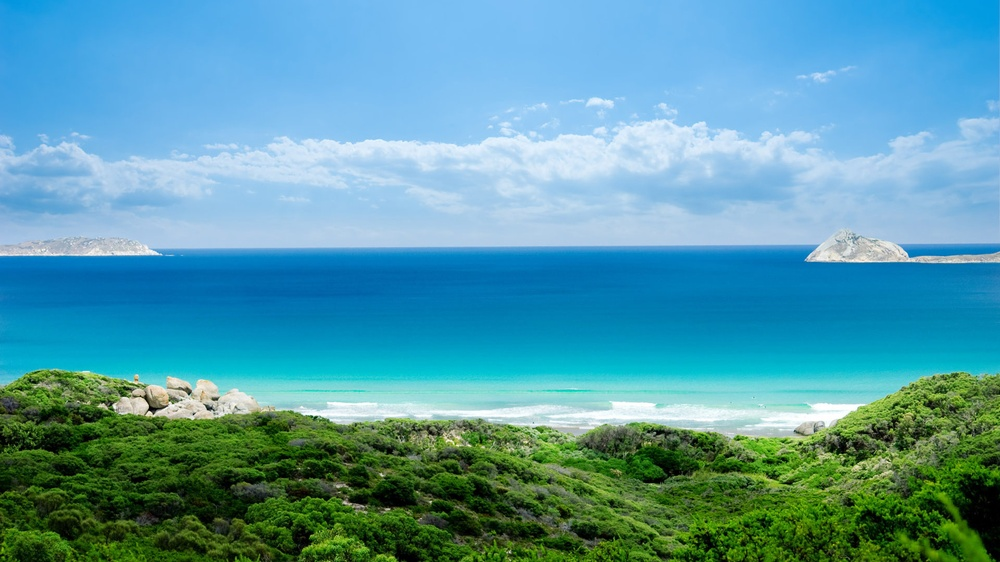
#> input picture PCA/pct.jpg, 1000 x 562 px, shrunk from 1920 x 1080 before the run
$ jupyter execute PCA.ipynb
#> lines starting #> are read from the running program, lines starting #| are printed output that depends on the picture
[cell 1]
import numpy as np
from matplotlib import pyplot as plt

[cell 2]
def normalize(X):

    num = X.shape[1]

    NormParams = np.zeros((2, num))
    NormParams[0] = X.mean(axis=0)
    NormParams[1] = X.std(axis=0, ddof=1)

    X = (X - NormParams[0]) / NormParams[1]

    return X, NormParams

[cell 3]
def transform(X, accuracity=0.95):

    cov = np.dot(X.T, X) / (len(X) - 1)

    e_val, e_vect = np.linalg.eig(cov)

    e_val = np.absolute(e_val)

    ind = np.argsort(-e_val)
    e_val = e_val[ind]

    e_vect = e_vect[:, ind]
    e_vect = e_vect.astype(float)

    weight = e_val / sum(e_val)
    cum_weight = np.cumsum(weight)

    n_components = len(np.argwhere(cum_weight < accuracity)) + 1

    e_vect_reduced = e_vect[:, :n_components]
    new_X = np.dot(X, e_vect_reduced)
    return new_X, e_vect_reduced

[cell 4]
def restore(X_reduced, evect_reduced, norm_params):

    restored = np.dot(X_reduced, evect_reduced.T)
    restored = (restored * norm_params[1] ) + norm_params[0]
    return restored

## All processing

### Simple data

[cell 5]
points = 10
X = np.zeros((points,2))
x = np.arange(1,points+1)
y = 4 * x *x + np.random.randn(points)*2
X[:,1] = y
X[:,0] = x

[cell 6]
# normalization
X_norm, norm_params = normalize(np.copy(X))

# dimension reduction
X_reduced, evect_reduced = transform(X_norm, 0.9)
# restoring dimensions
restored_X = restore(X_reduced, evect_reduced,norm_params )

### Visualization

[cell 7]
plt.figure()
plt.scatter(X[:, 0], X[:, 1], color='c', label='Initial')
plt.scatter(restored_X[:, 0], restored_X[:, 1], color='y', label='Restored')
plt.legend(loc='best')
plt.xlabel('x')
plt.ylabel('y')
plt.show()
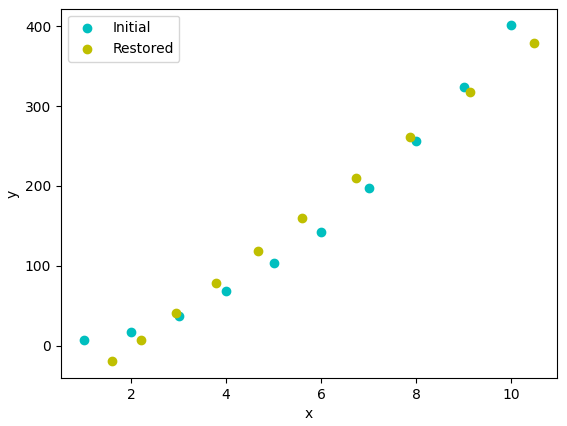
#> figure drawn by matplotlib, 1 panel

## Try use PCA on image

[cell 8]
from PIL import Image
accuracity = 0.99

# read image
img = Image.open('pct.jpg')
#> img is the input picture: PIL image 1000x562 RGB; mean R, G, B 85, 153.8, 167.4

# create numpy array
img_RGB = (np.copy(np.asarray(img))).astype(float)

X_restored_img = np.zeros(img_RGB.shape)

for i in range(img_RGB.shape[2]):

    img_X = img_RGB[:,:,i]
    # normalization
    X_norm_img, norm_params = normalize(img_X)

    # dimension reduction
    X_reduced_img, evect_reduced = transform(X_norm_img, accuracity)

    # dimension restoring
    X_restored_img[:,:,i] = restore(X_reduced_img, evect_reduced, norm_params)
#> this loop made 3 passes
#> n_components in transform on passes 1 to 3: 83, 96, 28
#> pass 1, `img_X = img_RGB[:,:,i]`:
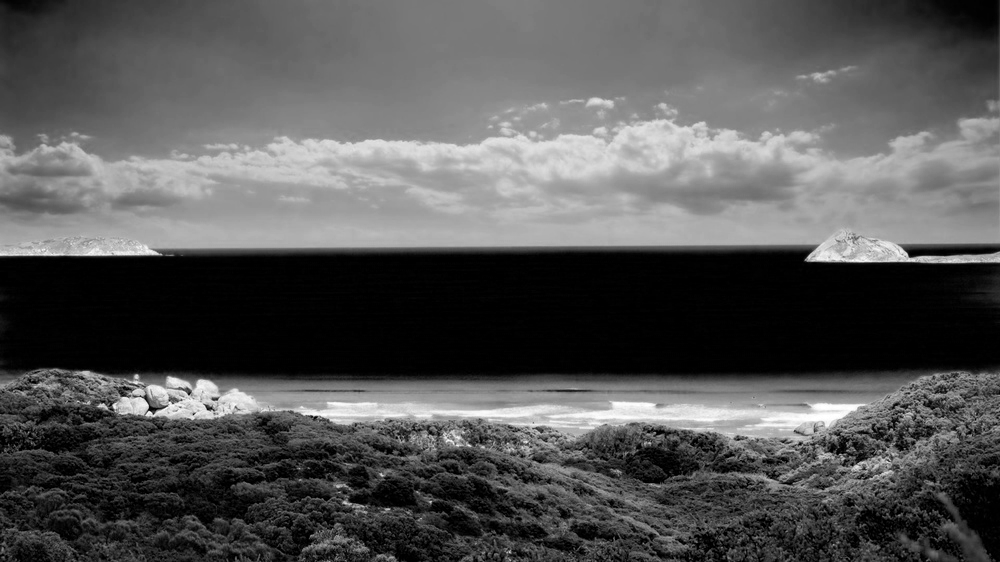
#> img_X: shape (562, 1000) float64; min 0, max 255, mean 85
#> pass 1, in normalize (call 2), `X = (X - NormParams[0]) / NormParams[1]`:
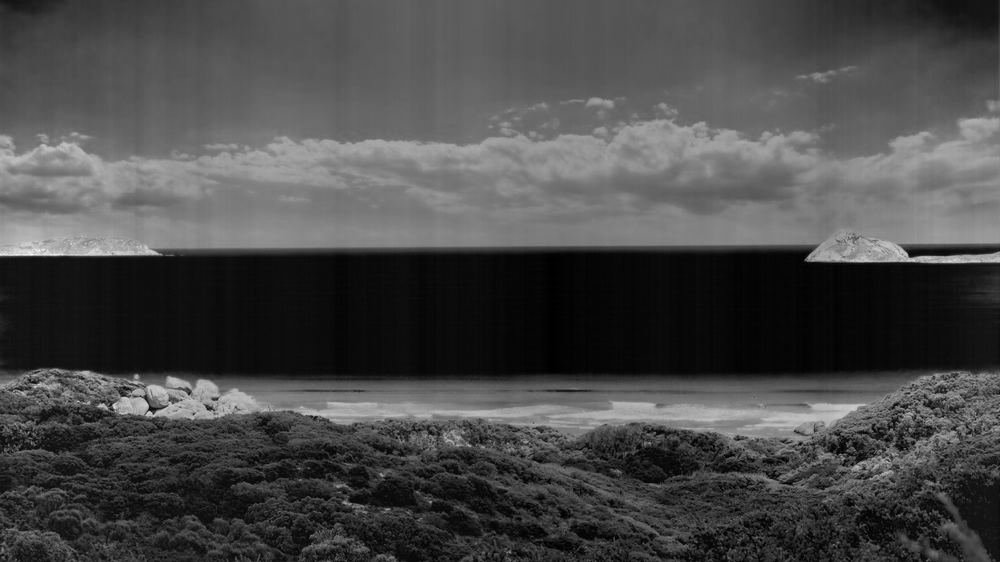
#> X: shape (562, 1000) float64; min -1.51, max 3.73, mean -4.05e-17; drawn with min black and max white
#> pass 1, in transform (call 2), `cov = np.dot(X.T, X) / (len(X) - 1)`:
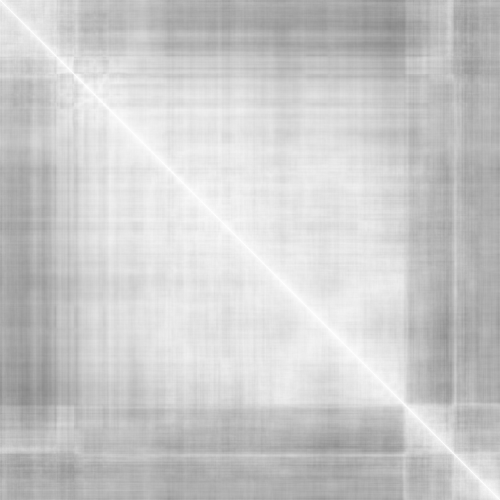
#> cov: shape (1000, 1000) float64 (shown at 1/2 size); min 0.522, max 1, mean 0.797
#> pass 1, in transform (call 2), `e_vect = e_vect.astype(float)`:
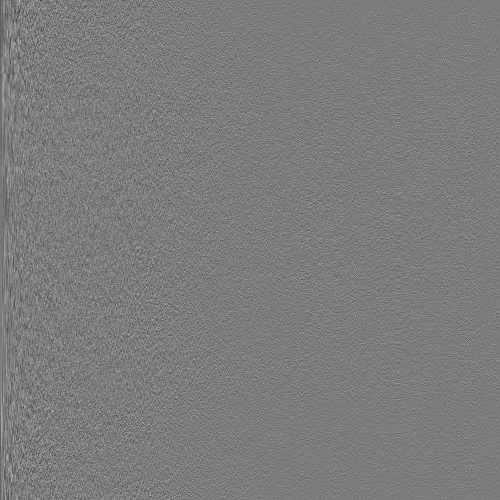
#> e_vect: shape (1000, 1000) float64 (shown at 1/2 size); min -0.179, max 0.187, mean -3.28e-05; drawn with min black and max white
#> after the loop:
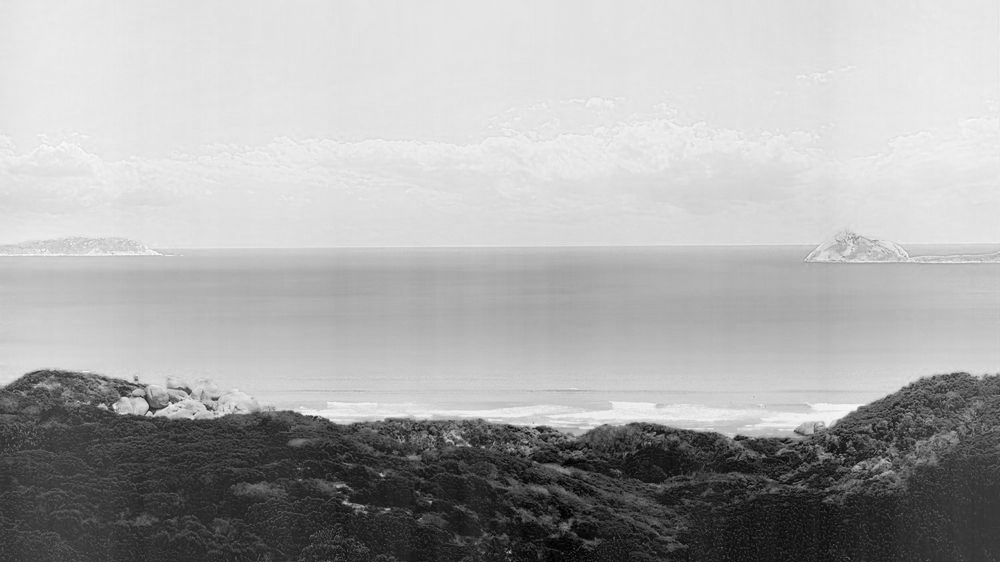
#> X_norm_img: shape (562, 1000) float64; min -2.37, max 1.16, mean 6.47e-18; drawn with min black and max white
#> after the loop:
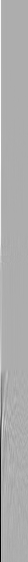
#> X_reduced_img: shape (562, 28) float64; min -57, max 26.84, mean 0; drawn with min black and max white
#> after the loop:
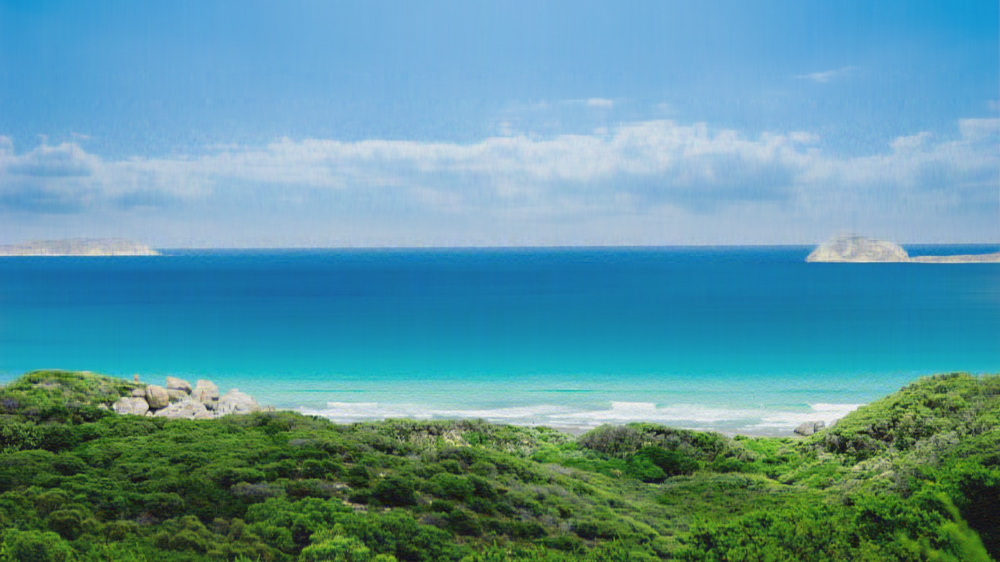
#> X_restored_img: shape (562, 1000, 3) float64; mean R, G, B 85, 153.8, 167.4; drawn with min black and max white
#> after the loop:
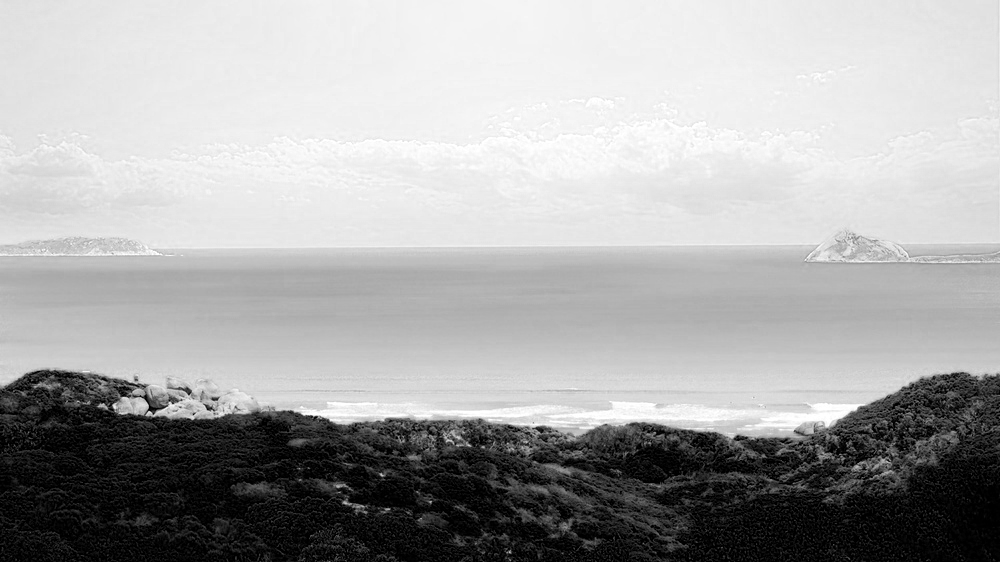
#> img_X: shape (562, 1000) float64; min 0, max 255, mean 167.4

# create from restored array
X_restored_img[X_restored_img < 0] = 0
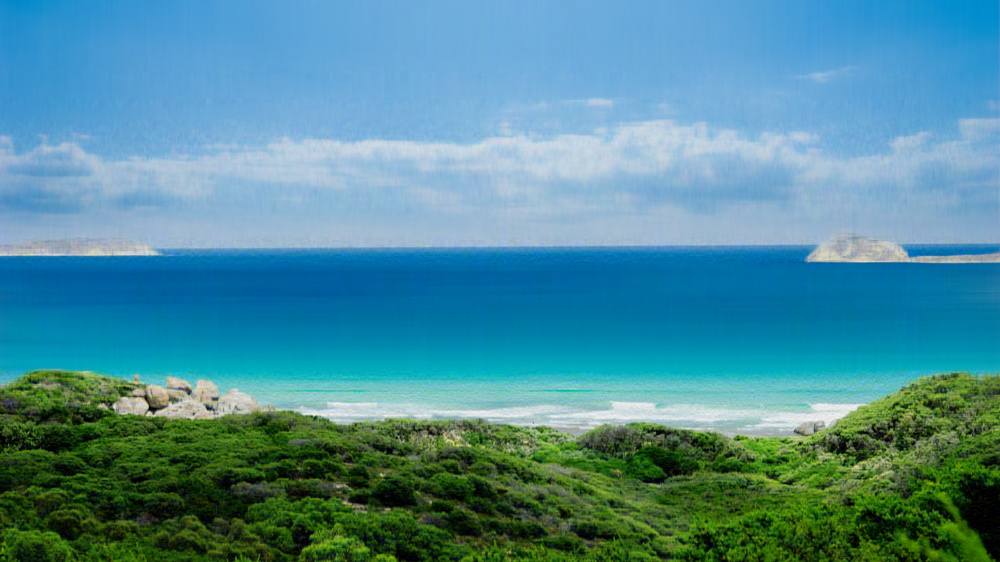
#> X_restored_img: shape (562, 1000, 3) float64; mean R, G, B 85.1, 153.8, 167.4; drawn with min black and max white
X_restored_img[X_restored_img > 255] = 255
restored_img = Image.fromarray(X_restored_img.astype(np.uint8), mode='RGB')

# img.show()
# restored_img.show()
